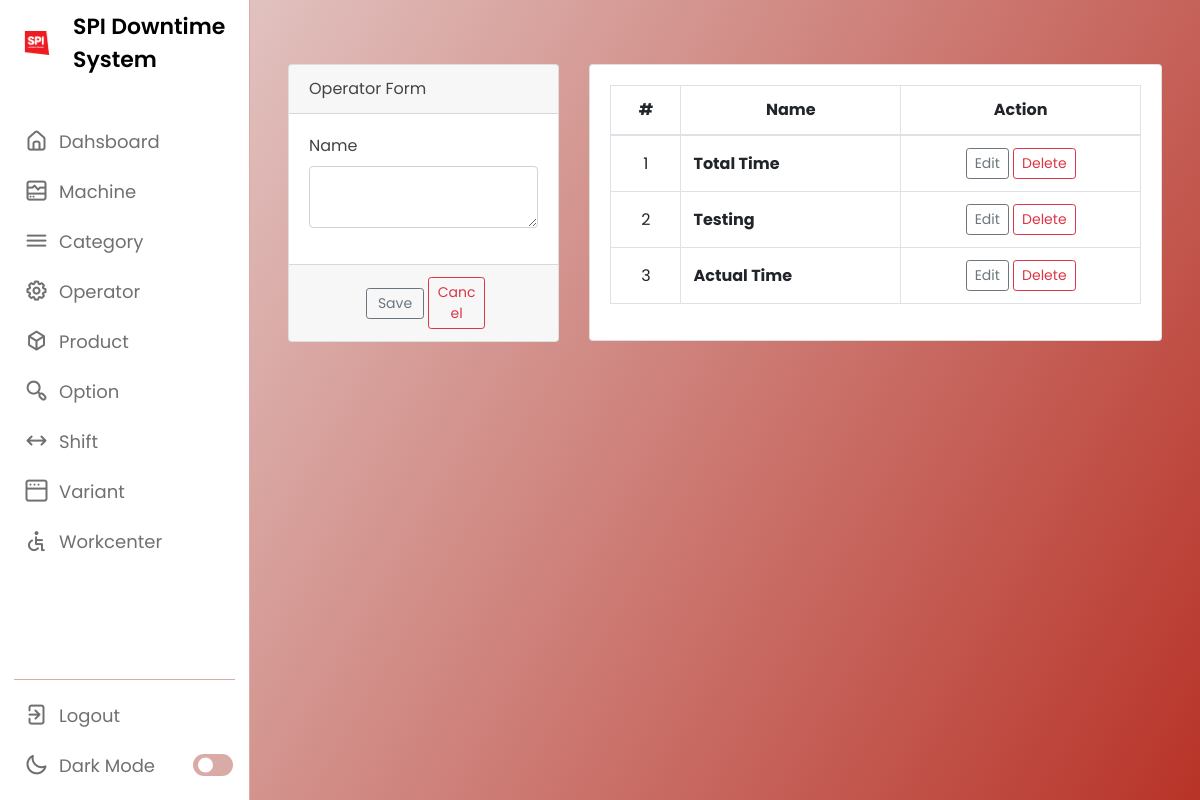
The app's page /DMS/index.php?page=operator with its own data.
### tables this page shows
CREATE TABLE `operator` (
  `id` int(11) NOT NULL,
  `name` varchar(50) NOT NULL,
  `options_id` varchar(50) NOT NULL
);

### DMS/operator.php (the view, shortened to what this page needs)
<?php include('db_connect.php');?>
<div class="container-fluid">
	<div class="col-lg-12">
		<div class="row">
			<div class="col-md-4">
			<form action="" id="manage-position" onsubmit="return sendMessage();">
				<div class="card">
					<div class="card-header">
						 Operator Form
				  	</div>
					<div class="card-body">
							<div class="form-group">
								<label class="control-label">Name</label>
								<textarea name="name" id="" cols="30" rows="2" class="form-control"></textarea>
							</div>
					</div>
					<div class="card-footer">
						<div class="row">
							<div class="col-md-12">
								<button class="btn btn-sm btn-outline-secondary col-sm-3 offset-md-3"> Save</button>
								<button class="btn btn-sm btn-outline-danger col-sm-3" type="button" onclick="_reset()"> Cancel</button>
							</div>
						</div>
					</div>
				</div>
			</form>
			</div>
			<div class="col-md-8">
				<div class="card">
					<div class="card-body">
						<table class="table table-bordered table-hover">
							<thead>
								<tr>
									<th class="text-center">#</th>
									<th class="text-center">Name</th>
									<th class="text-center">Action</th>
								</tr>
							</thead>
							<tbody>
								<?php
								$i = 1;
								$operator = $conn->query("SELECT * FROM operator order by id asc");
								while($row=$operator->fetch_assoc()):
								?>
								<tr>
									<td class="text-center"><?php echo $i++ ?></td>
									<td class="">
										 <p> <b><?php echo $row['name'] ?></b></p>
									</td>
									<td class="text-center">
										<button class="btn btn-sm btn-outline-secondary edit_position" type="button" data-id="<?php echo $row['id'] ?>" data-name="<?php echo $row['name'] ?>" >Edit</button>
										<button class="btn btn-sm btn-outline-danger delete_position" type="button" data-id="<?php echo $row['id'] ?>">Delete</button>
									</td>
								</tr>
								<?php endwhile; ?>
							</tbody>
						</table>
					</div>
				</div>
			</div>
		</div>
	</div>
</div>

### DMS/assets/css/style.css (style rules this page uses)
body { font-family: "Open Sans", sans-serif; color: #444444; width: 100%; height: calc(100%); }

### DMS/styleforma.css (style rules this page uses)
* { margin: 0; padding: 0; box-sizing: border-box; font-family: 'Poppins', sans-serif; }
:root { --primary-color:#b83328; --panel-color: #FFF; --text-color: #000; --black-light-color: #707070; --border-color: #DAAAA7; --toggle-color: #DAAAA7; --box1-color: #4DA3FF; --box2-color: #FFE6AC; --box3-color: #E7D1FC; --title-icon-color: #fff; --tran-05: all 0.5s ease; --tran-03: all 0.3s ease; --tran-03: all 0.2s ease; }
body { min-height: 100vh; background: linear-gradient(120deg,#e8dbda, #b83328); display:flex; }

### DMS/index.php (style rules this page uses)
body { background: #80808045; }

### DMS/operator.php (style rules this page uses)
td { vertical-align: middle !important; }
td p { margin: unset }

### records on screen
operator: name "Total Time"
operator: name "Testing"
operator: name "Actual Time"
